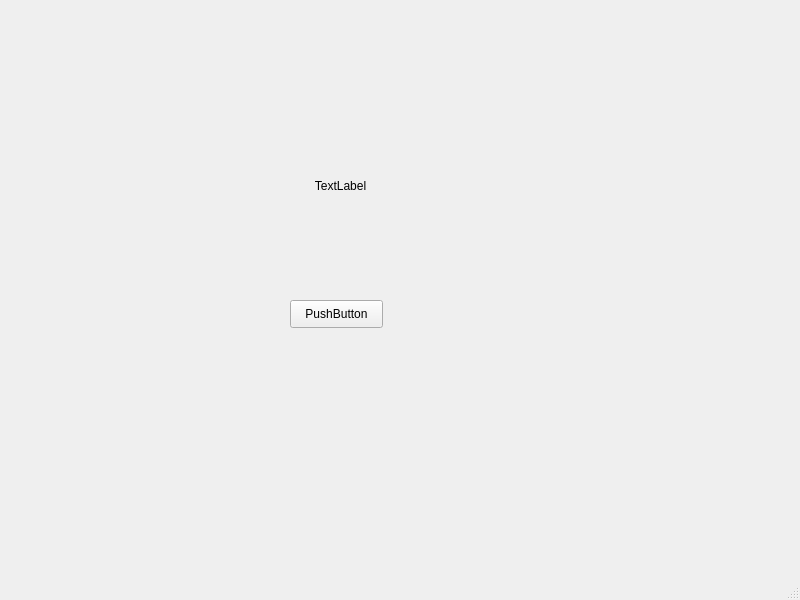
<?xml version="1.0" encoding="UTF-8"?>
<ui version="4.0">
 <class>MainWindow</class>
 <widget class="QMainWindow" name="MainWindow">
  <property name="geometry">
   <rect>
    <x>0</x>
    <y>0</y>
    <width>800</width>
    <height>600</height>
   </rect>
  </property>
  <property name="windowTitle">
   <string>MainWindow</string>
  </property>
  <widget class="QWidget" name="centralwidget">
   <widget class="QLabel" name="label">
    <property name="geometry">
     <rect>
      <x>130</x>
      <y>160</y>
      <width>421</width>
      <height>51</height>
     </rect>
    </property>
    <property name="text">
     <string>TextLabel</string>
    </property>
    <property name="alignment">
     <set>Qt::AlignCenter</set>
    </property>
   </widget>
   <widget class="QPushButton" name="pushButton">
    <property name="geometry">
     <rect>
      <x>290</x>
      <y>300</y>
      <width>93</width>
      <height>28</height>
     </rect>
    </property>
    <property name="text">
     <string>PushButton</string>
    </property>
   </widget>
  </widget>
  <widget class="QMenuBar" name="menubar">
   <property name="geometry">
    <rect>
     <x>0</x>
     <y>0</y>
     <width>800</width>
     <height>26</height>
    </rect>
   </property>
  </widget>
  <widget class="QStatusBar" name="statusbar"/>
 </widget>
 <resources/>
 <connections/>
</ui>
